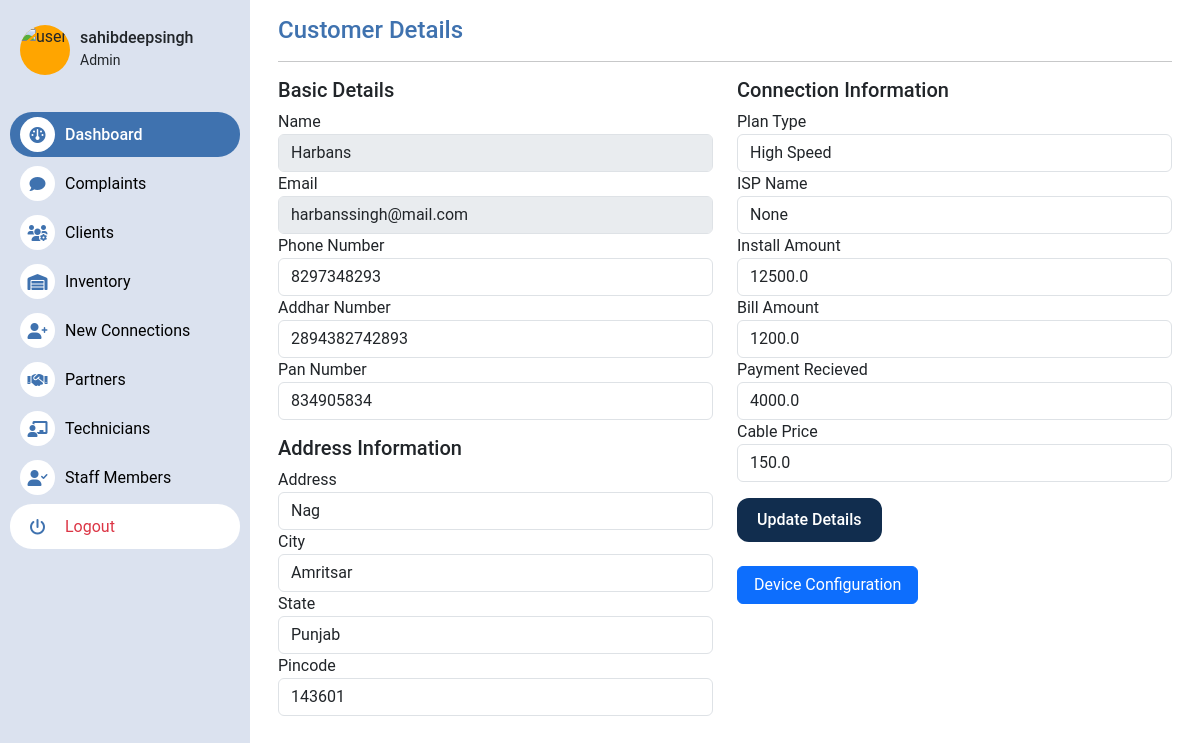
Screenshot of /accounts/client-details/15/ (signed in) with the database file from the repository.
### users/models.py (models this page shows, shortened)
class Customer(models.Model):
    user = models.ForeignKey(User, on_delete=models.CASCADE)
    address = models.CharField(max_length=255,null=True,blank=True)
    city = models.CharField(max_length=255,null=True,blank=True)
    state = models.CharField(max_length=255,null=True,blank=True)
    zip_code = models.CharField(max_length=10,null=True,blank=True)
    phone = models.CharField(max_length=15,null=True,blank=True)
    addhar_number = models.TextField(null=True,blank=True)
    pan_number = models.TextField(null=True,blank=True)
    is_active = models.BooleanField(default=False)
    is_deleted = models.BooleanField(default=False)
    is_verified = models.BooleanField(default=False)
    customer_id = models.CharField(max_length=255,default='0')
    date_joined = models.DateTimeField(auto_now_add=False, blank=True, null=True)
    date_created = models.DateTimeField(auto_now_add=True)
    partner = models.ForeignKey(Partner, on_delete=models.CASCADE, blank=True, null=True)
    devices = models.ManyToManyField('inventory.AttachedDevice', blank=True)
    connection_type = models.CharField(max_length=255, blank=True, null=True,choices=connection_choices)
    def get_additional_data(self):
        if AdditionalData.objects.filter(customer=self).exists():
            return AdditionalData.objects.get(customer=self)
        return None
    def payments(self):
        if Payment.objects.filter(customer=self).exists():
            return Payment.objects.filter(customer=self)[0]
        return None

class AdditionalData(models.Model):
    plan_type = models.CharField(max_length=255, blank=True, null=True)
    activation_date = models.DateField(null=True, blank=True)
    isp_name = models.CharField(max_length=255, blank=True, null=True,choices=isp_choices)
    customer = models.ForeignKey(Customer, on_delete=models.CASCADE, blank=True, null=True)

class Payment(models.Model):
    customer = models.ForeignKey(Customer, on_delete=models.CASCADE)
    install_amount = models.FloatField()
    bill_amount = models.FloatField()
    cable_amount = models.FloatField()
    payment_recieved = models.FloatField()
    balance = models.FloatField()

### users/views.py (the view, shortened to what this page needs)
# urls.py: path('client-details/<int:pk>/',client_details,name='client-details'),
def client_details(request,pk):
    client = Customer.objects.get(id=pk)
    devices = DeviceDetail.objects.filter(added_by=client.partner.user).exclude(device_type="Cable")
    cables = DeviceDetail.objects.filter(device_type="Cable",added_by = client.partner.user)
    return render(request,"users/client_details.html",{"client":client,"devices":devices,"cables":cables})

### templates/users/client_details.html (shortened to what this page needs)
{% extends 'home/base.html' %}
{% block content %}
<div class="container mt-3">
    <h4 class="mx-3" style="color:#3F72AF;">Customer Details</h4>
    <hr class="mx-3">
    <div class="container px-3">
        <div class="row">
            <div class="col-md-6">
                <h5>Basic Details</h5>
                <form action="{% url 'client-details' client.id %}" method ="post">
                    <div class="form-group">
                        <label for="name">Name</label>
                        <input type="text" class="form-control" id="name" name="name" value="{{client.user.username}}" disabled>
                    </div>
                    <div class="form-group">
                        <label for="name">Email</label>
                        <input type="email" class="form-control" id="email" name="email" value="{{client.user.email}}" disabled>
                    </div>
                    <div class="form-group">
                        <label for="name">Phone Number</label>
                        <input type="text" class="form-control" id="phone_number" name="phone_number" value="{{client.phone}}" required>
                    </div>
                    <div class="form-group">
                        <label for="name">Addhar Number</label>
                        <input type="text" class="form-control" id="addhar_number" name="addhar_number" value="{{client.addhar_number}}" >
                    </div>
                    <div class="form-group">
                        <label for="name">Pan Number</label>
                        <input type="text" class="form-control" id="pan_number" name="pan_number" value="{{client.pan_number}}" >
                    </div>
                    <h5 class="mt-3">Address Information</h5>
                    <div class="form-group">
                        <label for="name">Address</label>
                        <input type="text" class="form-control" id="address" name="address" value="{{client.address}}">
                    </div>
                    <div class="form-group">
                        <label for="name">City</label>
                        <input type="text" class="form-control" id="city" name="city" value="{{client.city}}">
                    </div>
                    <div class="form-group">
                        <label for="name">State</label>
                        <input type="text" class="form-control" id="state" name="state" value="Punjab" >
                    </div>
                    <div class="form-group">
                        <label for="name">Pincode</label>
                        <input type="text" class="form-control" id="pincode" name="pincode" value="{{client.zip_code}}">
                    </div>
            </div>
            <div class="col-md-6">
                <h5 >Connection Information</h5>
                    <div class="form-group">
                        <label for="name">Plan Type</label>
                        <input type="text" class="form-control" id="plan-type" name="plan_type" value="{{client.get_additional_data.plan_type}}">
                    </div>
                    <div class="form-group">
                        <label for="name">ISP Name</label>
                        <input type="text" class="form-control" id="isp" name="isp_name" value="{{client.get_additional_data.isp_name}}">
                    </div>
                    <div class="form-group">
                        <label for="name">Install Amount</label>
                        <input type="text" class="form-control" id="install_amount" name="install_amount" value="{{client.payments.install_amount}}">
                    </div>
                    <div class="form-group">
                        <label for="name">Bill Amount</label>
                        <input type="text" class="form-control" id="bill_amount" name="bill_amount" value="{{client.payments.bill_amount}}">
                    </div>
                    <div class="form-group">
                        <label for="name">Payment Recieved</label>
                        <input type="text" class="form-control" id="payment_recieved" name="payment_recieved" value="{{client.payments.payment_recieved}}">
                    </div>
                    <div class="form-group">
                        <label for="name">Cable Price</label>
                        <input type="text" class="form-control" id="cable_length" name="cable_length" value="{{client.payments.cable_amount}}" >
                    </div>
                <button type="submit" class="dark-button mt-3">Update Details</button>
            <br>
            <br>
            <a href="{% url 'configure-devices' client.customer_id %}">
                <button class="btn btn-primary px-3">Device Configuration</button>
            </a>
            </div>
        </div>
    </div>
</div>
{% endblock %}

### templates/home/sidebar.html
<div class="sidebar">
    <div class="login-user">
        <img src="https://cdn.britannica.com/42/233842-050-E64243D7/Pomeranian-dog.jpg" class="user-image" alt="user">
        <div>
            <h5 class="h6 m-0 p-0">{{request.user.username}}</h6>
            <small class="m-0">
                {% if request.user.is_superuser %}
                Admin
                {% else %}
                {% for group in request.user.groups.all %}
                    {{group}}
                {% endfor %}
                {% endif %}
            </small>
        </div>
    </div>
    <ul>
        <a href="{% url 'dashboard' %}"><li class="active"><div class="icon"><i class="fa fa-dashboard" aria-hidden="true"></i></div>Dashboard</li></a>
        <a href="{% url 'complaints_dash' %}"><li> <div class="icon"><i class="fa-solid fa-comment"></i></div> Complaints</li></a>
        <a href="{% url 'clients' %}"><li><div class="icon"><i class="fa-solid fa-users-gear"></i></div>Clients</li></a>
        <a href="{% url 'inventory_dash' %}"><li><div class="icon"><i class="fa-solid fa-warehouse"></i></div>Inventory</li></a>
        <a href="{% url 'new-conn-dash' %}"><li><div class="icon"><i class="fa-solid fa-user-plus"></i></div>New Connections</li></a>
        {% if  request.user.groups.all.0 == "Staff"  %}
        {% else %}
            <a href=""><li><div class="icon"><i class="fa-solid fa-handshake"></i></div>Partners</li></a>
        {% endif %}
            <a href="{% url 'tech-dash' %}"><li><div class="icon"><i class="fa-solid fa-chalkboard-user"></i></div>Technicians</li></a>
        {% if  request.user.groups.all.0 == "Staff"  %}
        {% else %}
            <a href=""><li><div class="icon"><i class="fa-solid fa-user-check"></i></div>Staff Members</li></a>
        {% endif %}
        <a href="{% url 'logout' %}"><li class="bg-white text-danger"><div class="icon"><i class="fa-solid fa-power-off"></i></div>Logout</li></a>
    </ul>
</div>

### media/sidebar.css (style rules this page uses)
.sidebar { position: fixed; top: 0; left: 0; width: 250px; height: 100%; background: #DBE2EF; z-index: 100; transition: 0.5s; }
.sidebar > .login-user { margin-top: 20px; height: 60px; display: flex; align-items: center; margin-left: 20px; }
.user-image { width: 50px; height: 50px; border-radius: 50%; margin-right: 10px; background-color: orange; object-fit: cover; }
.sidebar ul { margin-top: 20px; padding: 10px; display: flex; flex-direction: column; font-weight: 400; }
.sidebar ul li { list-style: none; margin: 2px 0; color: black; height: 45px; display: flex; align-items: center; padding: 0px 10px; border-radius: 22px; transition: ease-in-out 0.1s; }
.icon { width: 35px; height: 35px; border-radius: 50%; background-color: #fff; margin-right: 10px; display: flex; justify-content: center; align-items: center; color: #3F72AF; }
.active { background-color: #3F72AF; color: white !important; font-weight: 500; }
a { text-decoration: none; color: inherit; }

### media/main.css (style rules this page uses)
body { background-color: #fff; font-family: 'Roboto', sans-serif; margin: 0; padding: 0; }
.dark-button { background-color: #112D4E; color: white; border: none; padding: 10px 20px; border-radius: 12px; cursor: pointer; font-weight: 500; }

### rows the page displays
Customer: name "Harbans", email "harbanssingh@mail.com", phone_number "8297348293", addhar_number "2894382742893", pan_number "834905834", address "Nag", city "Amritsar", pincode "143601", plan_type "High Speed", isp_name "None", install_amount "12500.0", bill_amount "1200.0", payment_recieved "4000.0", cable_length "150.0"

### other values shown
{{ request.user.username }} "sahibdeepsingh"
